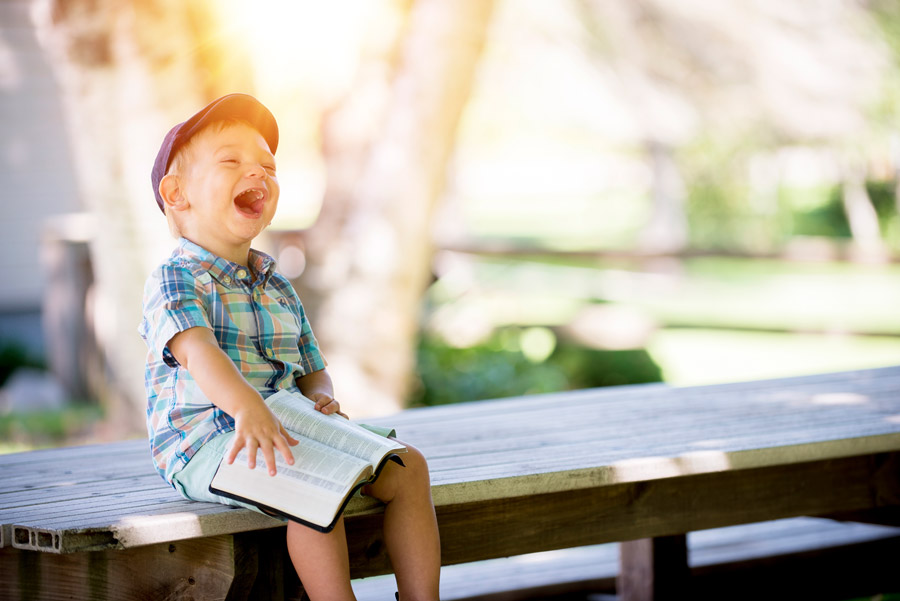
#> input picture sample_data/sample_jpg.jpg, 900 x 601 px
$ jupyter execute 'matplotでOpenCVの画像を表示.ipynb'   (shell and % lines are left out)
#> lines starting #> are read from the running program, lines starting #| are printed output that depends on the picture
[cell 1]

import matplotlib.pyplot as plt
import cv2
from mpl_toolkits.axes_grid1 import ImageGrid

def show_img(img, title=None, dpi=150):
    fig, ax = plt.subplots(nrows=1, ncols=1, dpi=dpi)
    fig.subplots_adjust(left=0, right=1, top=1, bottom=0) # 余白を取り除く
    if title:
        ax.set_title(title, fontsize=16, color='black')
    ax.axes.xaxis.set_visible(False) # X軸を非表示に
    ax.axes.yaxis.set_visible(False) # Y軸を非表示に
    ax.imshow(img)
    plt.show(); plt.close()
    return None

def show_imgs(imgs_dict:dict, ncol=0, dpi=200, font_scale=0.3, max_text_size=30, put_title=True):
    font_size = int(plt.rcParams["font.size"]*font_scale)

    if ncol > 0:
        nrow = ((len(imgs_dict)-1)//ncol)+1
    else:
        nrow = 1
        ncol = len(imgs_dict)

    img_num = len(imgs_dict)
    fig = plt.figure(figsize=(float(img_num), float(img_num)), dpi=dpi)
    grid = ImageGrid(fig, 111, nrows_ncols=(nrow, ncol), axes_pad=0.2,)

    for i in range(nrow*ncol):
        grid[i].axis('off')
        if i < len(imgs_dict):
            img_key = list(imgs_dict.keys())[i]
            grid[i].imshow(imgs_dict[img_key])

            # img_keyの文字列がmax_text_sizeを超える場合は、改行する
            # ただし、文字列内に"\n"が含まれている場合は、改行しない
            if len(str(img_key)) > max_text_size:
                if "\n" not in str(img_key):
                    img_key = "\n".join([img_key[i:i+max_text_size] for i in range(0, len(img_key), max_text_size)])

            if put_title:
                grid[i].set_title(img_key, fontsize=font_size, color='black', pad=int(font_size/2))

    plt.show(); plt.close()
    return None

def show_imgs2(imgs_dict:dict, ncol=0, dpi=200, font_scale=0.7):
    titles = list(imgs_dict.keys())
    fig, ax = plt.subplots(nrows=1, ncols=len(titles), dpi=1000)

    for i in range(len(titles)):
        ax[i].set_title( titles[i], fontsize=3, color='black')
        ax[i].axes.xaxis.set_visible(False) # X軸を非表示に
        ax[i].axes.yaxis.set_visible(False) # Y軸を非表示に
        ax[i].imshow(cv2.cvtColor(imgs_dict[titles[i]], cv2.COLOR_BGR2RGB))

    fig.tight_layout()
    plt.show(); plt.close()
    return None

[cell 2]
img_path = "../../sample_data/sample_jpg.jpg"

img = cv2.imread(img_path)
#> img is the input picture: shape (601, 900, 3); mean B, G, R 167.5, 179.5, 185.6
show_img(img, dpi=50)
show_img(img, title="img", dpi=50)

img_dict = {}
for i in range(11):
  img_dict[f"img{i}"] = img
#> after the loop, img_dict = 11 items

show_imgs(img_dict)
#> in show_imgs, `ncol = len(imgs_dict)`: ncol = 11
#> the loop in show_imgs, `for i in range(nrow*ncol):` made 11 passes
#> img_key on passes 1 to 11: 'img0', 'img1', 'img2', 'img3', 'img4', 'img5', 'img6', 'img7', 'img8', 'img9', 'img10'
show_imgs2(img_dict, ncol=5, dpi=100)
#> in show_imgs2, `titles = list(imgs_dict.keys())`: titles = ['img0', 'img1', 'img2', 'img3', 'img4', 'img5', 'img6', 'img7', 'img8', 'img9', 'img10']
#> the loop in show_imgs2, `for i in range(len(titles)):` made 11 passes
#> in show_imgs2, `plt.show()`:
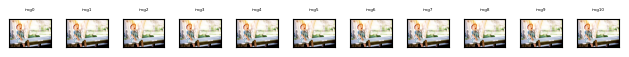
#> figure drawn by matplotlib, 11 panels
